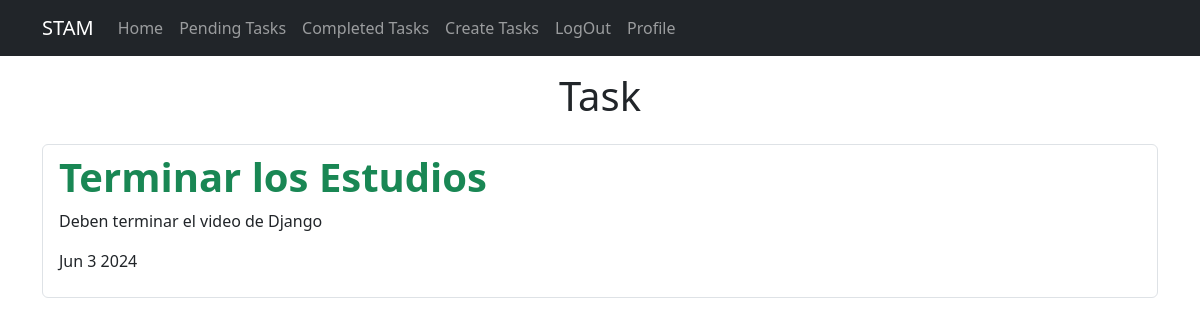
Page /tasks_completed/ (signed in) on the earlier database version.
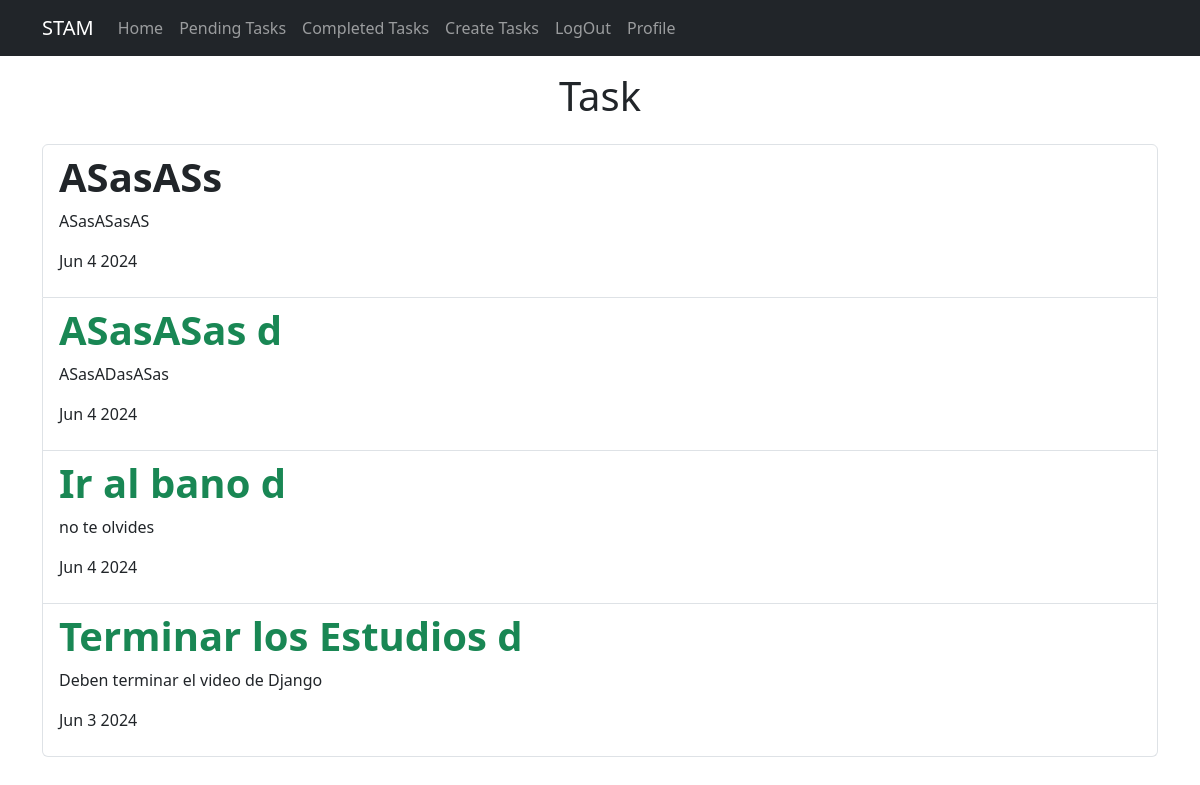
Same page on the later database version.
### tasks/models.py (models this page shows, shortened)
class Task(models.Model):
    title = models.CharField(max_length=200)
    description = models.TextField(blank=True)
    created = models.DateTimeField(auto_now_add=True)
    datecompleted = models.DateTimeField(null=True, blank=True)
    important = models.BooleanField(default=False)
    user = models.ForeignKey(User, on_delete=models.CASCADE)

### tasks/views.py (the view)
# urls.py: path('tasks_completed/', views.tasks_completed, name='tasks_completed'),
@login_required
def tasks_completed(request):
    tasks = Task.objects.filter(user=request.user, datecompleted__isnull=False).order_by('-datecompleted')
    return render(request, 'tasks.html', {'tasks': tasks})

### tasks/templates/tasks.html
{% extends "base.html" %}
{% block content %}
   <main class='container'>
    <section class="card-body">
      <div class="row">
          <div class="md-8">
            <h1 class='text-center py-3'>Task</h1>
                <ul class='list-group'>
                    {% for task in  tasks%}
                        <a class='list-group-item' href="{% url 'task_detail' task.id %}">
                            <header class="d-flex justify-content-between">
                              {% if task.important %}
                                  <h1 class="fw-bold text-success">{{task.title}}</h1>
                              {% else %}
                                  <h1 class="fw-bold">{{task.title}}</h1>
                              {% endif %}
                            </header>
                            <p>{{task.description}}</p>
                            <p>{{task.datecompleted|date:'M j Y'}}</p>
                        </a>
                    {% endfor %}
                </ul>
          </div>
      </div>
      </section>
  </main>
{% endblock %}

Differences in the rows shown:
added Task: title "ASasASs", description "ASasASasAS", datecompleted "Jun 4 2024"
added Task: title "ASasASas d", description "ASasADasASas", datecompleted "Jun 4 2024"
now on this page (row edited): Task: title "Ir al bano d", description "no te olvides", datecompleted "Jun 4 2024"
changed Task "Deben terminar el video de Django": title "Terminar los Estudios" → "Terminar los Estudios d"
